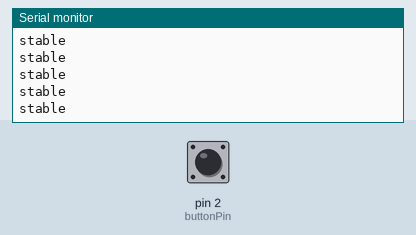
Simulated run of this sketch. Board: Arduino Uno, built with avr-gcc and run on an emulated ATmega328P. Parts: the last lines printed to the serial monitor. The test bench sets the inputs (shaded band); at power-on: pin 2 (buttonPin) LOW.

Above: at 1.2 s.
1.3 s: pin 2 (buttonPin) pulled HIGH for 0.15 s
At 1.63 s:
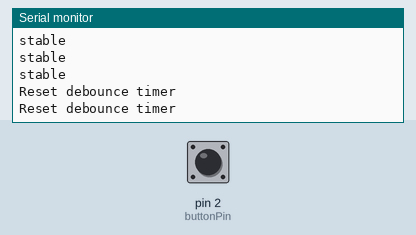
2.9 s: pin 2 (buttonPin) pulled HIGH for 1 s
At 3.09 s:
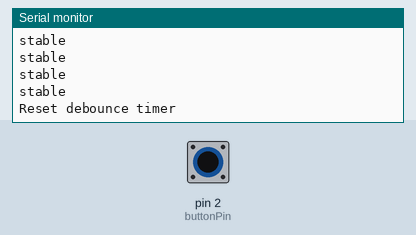

The sketch:

digital.ino
```cpp
const int buttonPin = 2;  // Analog pin the button is connected to
int buttonState;            // the current reading from the input pin
int lastButtonState = LOW;  // Previous state of the button
unsigned long lastDebounceTime = 0;  // Time of the last button state change
unsigned long debounceDelay = 50;  // Debounce time in milliseconds

void setup() {
  pinMode(buttonPin, INPUT);
  // digitalWrite(buttonPin, HIGH);  // Enable internal pull-up resistor
  Serial.begin(9600); // Initialize serial communication
}

void loop() {
  int reading = digitalRead(buttonPin);

  // Check if the button state has changed
  if (reading != lastButtonState) {
    Serial.println("Reset debounce timer");
    delay(100);
    lastDebounceTime = millis();  // Reset debounce timer
  }

  // If debounce time has passed, update the button state
  if ((millis() - lastDebounceTime) > debounceDelay) {
    // If the button state has been stable, update lastButtonState
    delay(100);
    Serial.println("stable");

    if (reading != buttonState) {
      buttonState = reading;


      // Button pressed
      if (buttonState == HIGH) {
        Serial.println("Button pressed"); // Print message to serial monitor
        // Handle button press
        // Add your code here
      }
    }
  }
  lastButtonState = reading;
}
```

Measured:
- after the input at 1.3 s, the serial monitor: prints a new line after 0.06 s (image 1)
